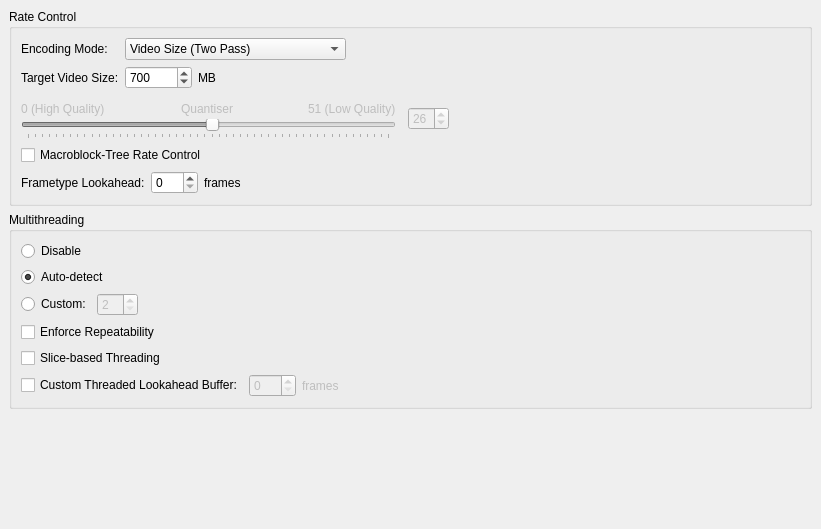
     <widget class="QWidget" name="tab_1" >
      <attribute name="title" >
       <string>General</string>
      </attribute>
      <layout class="QVBoxLayout" >
       <property name="margin" >
        <number>9</number>
       </property>
       <property name="spacing" >
        <number>6</number>
       </property>
       <item>
        <widget class="QGroupBox" name="groupBox_2" >
         <property name="title" >
          <string>Rate Control</string>
         </property>
         <layout class="QVBoxLayout" >
          <property name="margin" >
           <number>9</number>
          </property>
          <property name="spacing" >
           <number>6</number>
          </property>
          <item>
           <layout class="QGridLayout" >
            <property name="margin" >
             <number>0</number>
            </property>
            <property name="spacing" >
             <number>6</number>
            </property>
            <item row="1" column="0" >
             <widget class="QLabel" name="targetRateControlLabel1" >
              <property name="text" >
               <string>Target Video Size:</string>
              </property>
             </widget>
            </item>
            <item row="0" column="1" >
             <layout class="QHBoxLayout" >
              <property name="margin" >
               <number>0</number>
              </property>
              <property name="spacing" >
               <number>6</number>
              </property>
              <item>
               <widget class="QComboBox" name="encodingModeComboBox" >
                <property name="currentIndex" >
                 <number>3</number>
                </property>
                <item>
                 <property name="text" >
                  <string>Constant Bitrate (Single Pass)</string>
                 </property>
                </item>
                <item>
                 <property name="text" >
                  <string>Constant Quantiser (Single Pass)</string>
                 </property>
                </item>
                <item>
                 <property name="text" >
                  <string>Constant Rate Factor (Single Pass)</string>
                 </property>
                </item>
                <item>
                 <property name="text" >
                  <string>Video Size (Two Pass)</string>
                 </property>
                </item>
                <item>
                 <property name="text" >
                  <string>Average Bitrate (Two Pass)</string>
                 </property>
                </item>
               </widget>
              </item>
              <item>
               <spacer>
                <property name="orientation" >
                 <enum>Qt::Horizontal</enum>
                </property>
                <property name="sizeHint" >
                 <size>
                  <width>40</width>
                  <height>20</height>
                 </size>
                </property>
               </spacer>
              </item>
             </layout>
            </item>
            <item row="0" column="0" >
             <widget class="QLabel" name="label" >
              <property name="text" >
               <string>Encoding Mode:</string>
              </property>
             </widget>
            </item>
            <item row="1" column="1" >
             <layout class="QHBoxLayout" >
              <property name="margin" >
               <number>0</number>
              </property>
              <property name="spacing" >
               <number>6</number>
              </property>
              <item>
               <widget class="QSpinBox" name="targetRateControlSpinBox" >
                <property name="prefix" >
                 <string/>
                </property>
                <property name="maximum" >
                 <number>999999999</number>
                </property>
                <property name="value" >
                 <number>700</number>
                </property>
               </widget>
              </item>
              <item>
               <widget class="QLabel" name="targetRateControlLabel2" >
                <property name="text" >
                 <string>MB</string>
                </property>
               </widget>
              </item>
              <item>
               <spacer>
                <property name="orientation" >
                 <enum>Qt::Horizontal</enum>
                </property>
                <property name="sizeHint" >
                 <size>
                  <width>183</width>
                  <height>20</height>
                 </size>
                </property>
               </spacer>
              </item>
             </layout>
            </item>
           </layout>
          </item>
          <item>
           <spacer>
            <property name="orientation" >
             <enum>Qt::Vertical</enum>
            </property>
            <property name="sizeType" >
             <enum>QSizePolicy::Fixed</enum>
            </property>
            <property name="sizeHint" >
             <size>
              <width>20</width>
              <height>4</height>
             </size>
            </property>
           </spacer>
          </item>
          <item>
           <layout class="QHBoxLayout" >
            <property name="margin" >
             <number>0</number>
            </property>
            <property name="spacing" >
             <number>6</number>
            </property>
            <item>
             <layout class="QHBoxLayout" >
              <property name="margin" >
               <number>0</number>
              </property>
              <property name="spacing" >
               <number>12</number>
              </property>
              <item>
               <layout class="QVBoxLayout" >
                <property name="margin" >
                 <number>0</number>
                </property>
                <property name="spacing" >
                 <number>0</number>
                </property>
                <item>
                 <layout class="QHBoxLayout" >
                  <property name="margin" >
                   <number>0</number>
                  </property>
                  <property name="spacing" >
                   <number>0</number>
                  </property>
                  <item>
                   <widget class="QLabel" name="quantiserLabel1" >
                    <property name="enabled" >
                     <bool>false</bool>
                    </property>
                    <property name="text" >
                     <string>0 (High Quality)</string>
                    </property>
                   </widget>
                  </item>
                  <item>
                   <spacer>
                    <property name="orientation" >
                     <enum>Qt::Horizontal</enum>
                    </property>
                    <property name="sizeHint" >
                     <size>
                      <width>40</width>
                      <height>20</height>
                     </size>
                    </property>
                   </spacer>
                  </item>
                  <item>
                   <widget class="QLabel" name="quantiserLabel2" >
                    <property name="enabled" >
                     <bool>false</bool>
                    </property>
                    <property name="text" >
                     <string>Quantiser</string>
                    </property>
                   </widget>
                  </item>
                  <item>
                   <spacer>
                    <property name="orientation" >
                     <enum>Qt::Horizontal</enum>
                    </property>
                    <property name="sizeHint" >
                     <size>
                      <width>40</width>
                      <height>20</height>
                     </size>
                    </property>
                   </spacer>
                  </item>
                  <item>
                   <widget class="QLabel" name="quantiserLabel3" >
                    <property name="enabled" >
                     <bool>false</bool>
                    </property>
                    <property name="text" >
                     <string>51 (Low Quality)</string>
                    </property>
                   </widget>
                  </item>
                 </layout>
                </item>
                <item>
                 <widget class="QSlider" name="quantiserSlider" >
                  <property name="enabled" >
                   <bool>false</bool>
                  </property>
                  <property name="minimumSize" >
                   <size>
                    <width>375</width>
                    <height>0</height>
                   </size>
                  </property>
                  <property name="maximum" >
                   <number>51</number>
                  </property>
                  <property name="pageStep" >
                   <number>5</number>
                  </property>
                  <property name="value" >
                   <number>26</number>
                  </property>
                  <property name="orientation" >
                   <enum>Qt::Horizontal</enum>
                  </property>
                  <property name="tickPosition" >
                   <enum>QSlider::TicksBelow</enum>
                  </property>
                 </widget>
                </item>
               </layout>
              </item>
              <item>
               <widget class="QSpinBox" name="quantiserSpinBox" >
                <property name="enabled" >
                 <bool>false</bool>
                </property>
                <property name="maximum" >
                 <number>51</number>
                </property>
                <property name="value" >
                 <number>26</number>
                </property>
               </widget>
              </item>
             </layout>
            </item>
            <item>
             <spacer>
              <property name="orientation" >
               <enum>Qt::Horizontal</enum>
              </property>
              <property name="sizeHint" >
               <size>
                <width>40</width>
                <height>20</height>
               </size>
              </property>
             </spacer>
            </item>
           </layout>
          </item>
          <item>
           <widget class="QCheckBox" name="mbTreeCheckBox" >
            <property name="text" >
             <string>Macroblock-Tree Rate Control</string>
            </property>
           </widget>
          </item>
          <item>
           <layout class="QHBoxLayout" >
            <property name="margin" >
             <number>0</number>
            </property>
            <property name="spacing" >
             <number>6</number>
            </property>
            <item>
             <widget class="QLabel" name="lblLookahead" >
              <property name="text" >
               <string>Frametype Lookahead:</string>
              </property>
             </widget>
            </item>
            <item>
             <widget class="QSpinBox" name="lookaheadSpinBox" >
              <property name="maximum" >
               <number>250</number>
              </property>
             </widget>
            </item>
            <item>
             <widget class="QLabel" name="lblLookaheadFrames" >
              <property name="text" >
               <string>frames</string>
              </property>
             </widget>
            </item>
            <item>
             <spacer>
              <property name="orientation" >
               <enum>Qt::Horizontal</enum>
              </property>
              <property name="sizeHint" >
               <size>
                <width>40</width>
                <height>20</height>
               </size>
              </property>
             </spacer>
            </item>
           </layout>
          </item>
         </layout>
        </widget>
       </item>
       <item>
        <widget class="QGroupBox" name="groupBox_17" >
         <property name="title" >
          <string>Multithreading</string>
         </property>
         <layout class="QVBoxLayout" >
          <property name="margin" >
           <number>9</number>
          </property>
          <property name="spacing" >
           <number>6</number>
          </property>
          <item>
           <layout class="QVBoxLayout" >
            <property name="margin" >
             <number>0</number>
            </property>
            <property name="spacing" >
             <number>6</number>
            </property>
            <item>
             <widget class="QRadioButton" name="threadDisableRadioButton" >
              <property name="text" >
               <string>Disable</string>
              </property>
             </widget>
            </item>
            <item>
             <widget class="QRadioButton" name="threadAutoDetectRadioButton" >
              <property name="text" >
               <string>Auto-detect</string>
              </property>
              <property name="checked" >
               <bool>true</bool>
              </property>
             </widget>
            </item>
            <item>
             <layout class="QHBoxLayout" >
              <property name="margin" >
               <number>0</number>
              </property>
              <property name="spacing" >
               <number>6</number>
              </property>
              <item>
               <widget class="QRadioButton" name="threadCustomRadioButton" >
                <property name="text" >
                 <string>Custom:</string>
                </property>
               </widget>
              </item>
              <item>
               <widget class="QSpinBox" name="threadCustomSpinBox" >
                <property name="enabled" >
                 <bool>false</bool>
                </property>
                <property name="maximum" >
                 <number>32</number>
                </property>
                <property name="minimum" >
                 <number>2</number>
                </property>
               </widget>
              </item>
              <item>
               <spacer>
                <property name="orientation" >
                 <enum>Qt::Horizontal</enum>
                </property>
                <property name="sizeHint" >
                 <size>
                  <width>40</width>
                  <height>20</height>
                 </size>
                </property>
               </spacer>
              </item>
             </layout>
            </item>
           </layout>
          </item>
          <item>
           <widget class="QCheckBox" name="repeatabilityCheckBox" >
            <property name="text" >
             <string>Enforce Repeatability</string>
            </property>
           </widget>
          </item>
          <item>
           <widget class="QCheckBox" name="sliceThreadingCheckBox" >
            <property name="text" >
             <string>Slice-based Threading</string>
            </property>
           </widget>
          </item>
          <item>
           <layout class="QHBoxLayout" >
            <property name="margin" >
             <number>0</number>
            </property>
            <property name="spacing" >
             <number>6</number>
            </property>
            <item>
             <widget class="QCheckBox" name="threadedLookaheadCheckBox" >
              <property name="text" >
               <string>Custom Threaded Lookahead Buffer:</string>
              </property>
             </widget>
            </item>
            <item>
             <widget class="QSpinBox" name="threadedLookaheadSpinBox" >
              <property name="enabled" >
               <bool>false</bool>
              </property>
              <property name="maximum" >
               <number>250</number>
              </property>
             </widget>
            </item>
            <item>
             <widget class="QLabel" name="lblThreadedFrames" >
              <property name="enabled" >
               <bool>false</bool>
              </property>
              <property name="text" >
               <string>frames</string>
              </property>
             </widget>
            </item>
            <item>
             <spacer>
              <property name="orientation" >
               <enum>Qt::Horizontal</enum>
              </property>
              <property name="sizeHint" >
               <size>
                <width>461</width>
                <height>20</height>
               </size>
              </property>
             </spacer>
            </item>
           </layout>
          </item>
         </layout>
        </widget>
       </item>
       <item>
        <spacer>
         <property name="orientation" >
          <enum>Qt::Vertical</enum>
         </property>
         <property name="sizeHint" >
          <size>
           <width>436</width>
           <height>111</height>
          </size>
         </property>
        </spacer>
       </item>
      </layout>
     </widget>
